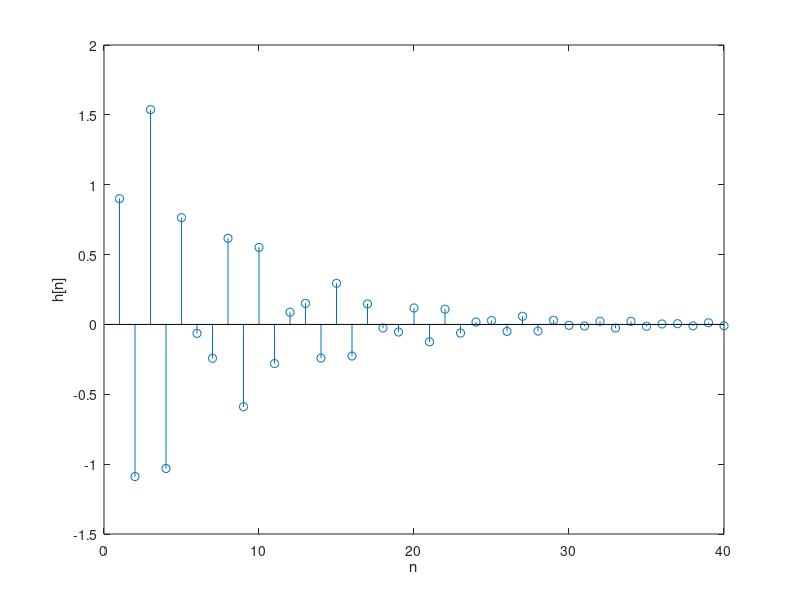

Write the MATLAB code that produced this figure.
n = 0:39;
x = n==0;
b = [0.9 -0.45 0.35 0.003];
a = [1 0.71 -0.46 -0.62];
h = filter(b,a,x);
stem(h);
xlabel('n');
ylabel('h[n]');
